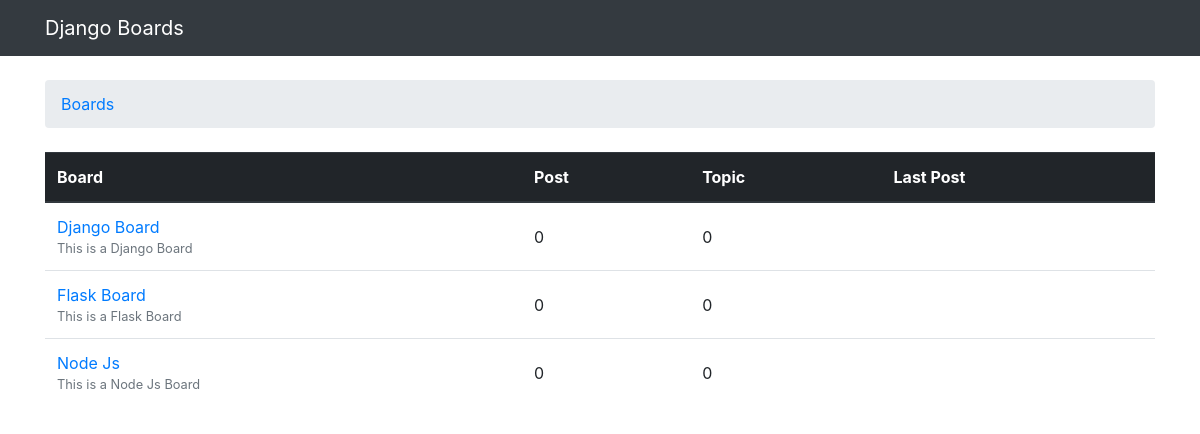
Before: / with the older database file.
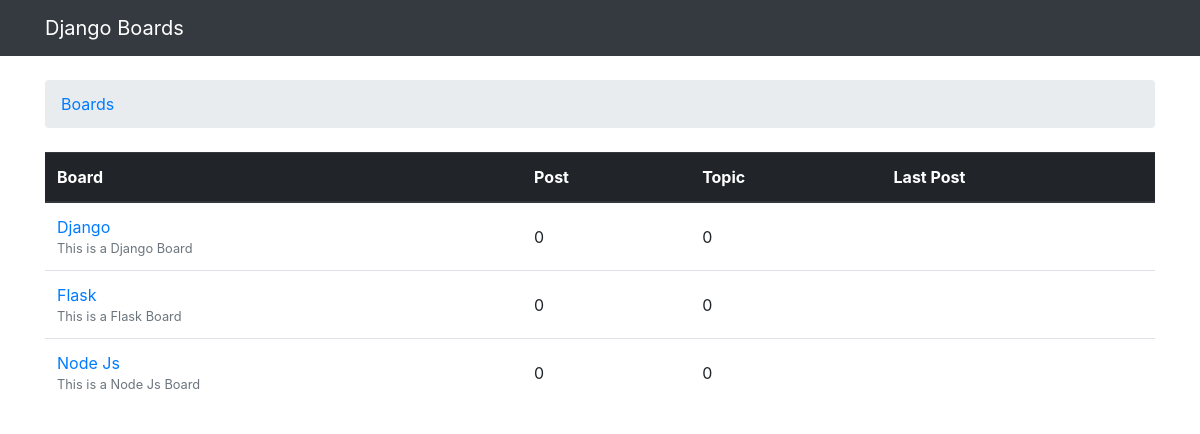
After: the same page with the newer database file.
### boards/models.py (models this page shows, shortened)
class Board(models.Model):
    name = models.CharField(max_length=64)
    description = models.CharField(max_length=100)

### boards/views.py (the view)
# urls.py: path("", views.index, name="index"),
def index(request):
    context = {
        "boards": Board.objects.all()
    }
    return render(request, 'boards/index.html', context)

### boards/templates/boards/index.html
{% extends 'boards/base.html' %}
{% block breadcrumb %}
<li class="breadcrumb-item active"><a href="{% url 'index' %}">Boards</a></li>
{% endblock %}
{% block content %}
<table class="table">
    <thead class="thead-dark">
        <tr>
            <th>Board</th>
            <th>Post</th>
            <th>Topic</th>
            <th>Last Post</th>
        </tr>
    </thead>
    <tbody>
        {% for board in boards %}
            <tr>
                <td>
                    <a href="{% url 'board_topics' board.id %}">{{ board.name }}</a>
                    <small class="text-muted d-block">{{ board.description }}</small>
                </td>
                <td class="align-middle">0</td>
                <td class="align-middle">0</td>
                <td></td>
            </tr>
        {% endfor %}
    </tbody>
</table>
{% endblock %}

Changed rows visible on the page:
changed Board "This is a Django Board": name "Django Board" → "Django"
changed Board "This is a Flask Board": name "Flask Board" → "Flask"
